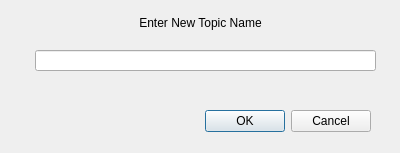
<?xml version="1.0" encoding="UTF-8"?>
<ui version="4.0">
 <class>DialogAddTopic</class>
 <widget class="QDialog" name="DialogAddTopic">
  <property name="geometry">
   <rect>
    <x>0</x>
    <y>0</y>
    <width>400</width>
    <height>153</height>
   </rect>
  </property>
  <property name="sizePolicy">
   <sizepolicy hsizetype="Preferred" vsizetype="Preferred">
    <horstretch>0</horstretch>
    <verstretch>0</verstretch>
   </sizepolicy>
  </property>
  <property name="minimumSize">
   <size>
    <width>400</width>
    <height>153</height>
   </size>
  </property>
  <property name="maximumSize">
   <size>
    <width>400</width>
    <height>153</height>
   </size>
  </property>
  <property name="windowTitle">
   <string>New Topic Dialog</string>
  </property>
  <widget class="QDialogButtonBox" name="buttonBox">
   <property name="geometry">
    <rect>
     <x>30</x>
     <y>105</y>
     <width>341</width>
     <height>32</height>
    </rect>
   </property>
   <property name="orientation">
    <enum>Qt::Horizontal</enum>
   </property>
   <property name="standardButtons">
    <set>QDialogButtonBox::Cancel|QDialogButtonBox::Ok</set>
   </property>
  </widget>
  <widget class="QLabel" name="label">
   <property name="geometry">
    <rect>
     <x>10</x>
     <y>15</y>
     <width>381</width>
     <height>16</height>
    </rect>
   </property>
   <property name="text">
    <string>Enter New Topic Name</string>
   </property>
   <property name="alignment">
    <set>Qt::AlignCenter</set>
   </property>
  </widget>
  <widget class="QLineEdit" name="lineEditTopic">
   <property name="geometry">
    <rect>
     <x>35</x>
     <y>50</y>
     <width>341</width>
     <height>21</height>
    </rect>
   </property>
  </widget>
 </widget>
 <resources/>
 <connections>
  <connection>
   <sender>buttonBox</sender>
   <signal>accepted()</signal>
   <receiver>DialogAddTopic</receiver>
   <slot>accept()</slot>
   <hints>
    <hint type="sourcelabel">
     <x>248</x>
     <y>254</y>
    </hint>
    <hint type="destinationlabel">
     <x>157</x>
     <y>274</y>
    </hint>
   </hints>
  </connection>
  <connection>
   <sender>buttonBox</sender>
   <signal>rejected()</signal>
   <receiver>DialogAddTopic</receiver>
   <slot>reject()</slot>
   <hints>
    <hint type="sourcelabel">
     <x>316</x>
     <y>260</y>
    </hint>
    <hint type="destinationlabel">
     <x>286</x>
     <y>274</y>
    </hint>
   </hints>
  </connection>
 </connections>
</ui>
